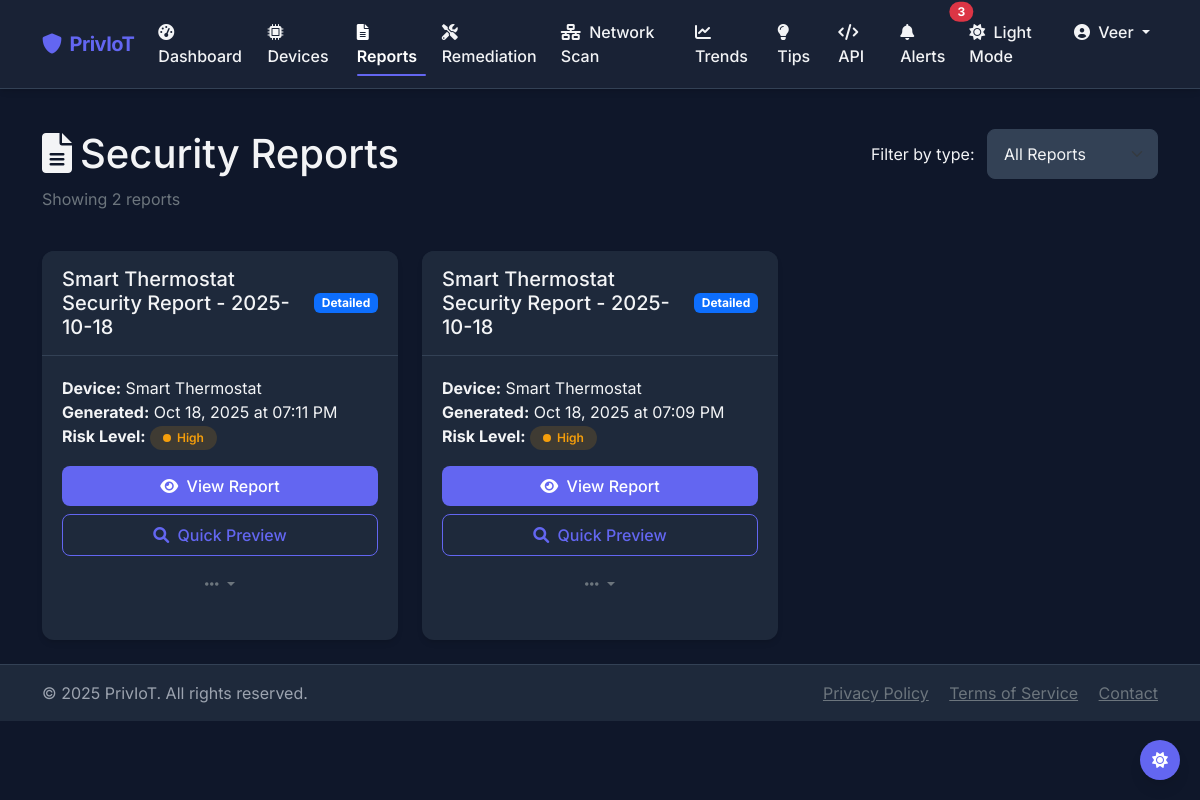
The page /reports (signed in) on the database its author committed.
### models.py (models this page shows, shortened)
class User(UserMixin, db.Model):
    id = db.Column(db.Integer, primary_key=True)
    username = db.Column(db.String(64), unique=True, nullable=False)
    email = db.Column(db.String(120), unique=True, nullable=False)
    password_hash = db.Column(db.String(256), nullable=False)
    role = db.Column(db.String(20), default='user')
    created_at = db.Column(db.DateTime, default=datetime.utcnow)
    last_login = db.Column(db.DateTime)
    is_active = db.Column(db.Boolean, default=True)
    api_key = db.Column(db.String(64), unique=True)
    notification_preferences = db.Column(db.Text)  # JSON string for notification settings
    phone = db.Column(db.String(20))  # For SMS notifications
    devices = db.relationship('Device', backref='owner', lazy='dynamic')
    scans = db.relationship('Scan', backref='user', lazy='dynamic')
    reports = db.relationship('Report', backref='user', lazy='dynamic')

class Report(db.Model):
    id = db.Column(db.Integer, primary_key=True)
    title = db.Column(db.String(100), nullable=False)
    report_type = db.Column(db.String(50))  # detailed, summary, executive
    generated_at = db.Column(db.DateTime, default=datetime.utcnow)
    file_path = db.Column(db.String(255))  # Path to generated file (PDF, etc.)
    file_size = db.Column(db.Integer)  # File size in bytes
    download_count = db.Column(db.Integer, default=0)
    content = db.Column(db.Text)
    scan_id = db.Column(db.Integer, db.ForeignKey('scan.id'), nullable=False)
    user_id = db.Column(db.Integer, db.ForeignKey('user.id'), nullable=False)
    scan = db.relationship('Scan', backref='reports')

class Device(db.Model):
    id = db.Column(db.Integer, primary_key=True)
    name = db.Column(db.String(100), nullable=False)
    device_type = db.Column(db.String(50), nullable=False)
    manufacturer = db.Column(db.String(100))
    model = db.Column(db.String(100))
    firmware_version = db.Column(db.String(50))
    ip_address = db.Column(db.String(15))
    mac_address = db.Column(db.String(17))
    location = db.Column(db.String(100))
    description = db.Column(db.Text)
    created_at = db.Column(db.DateTime, default=datetime.utcnow)
    last_scan_date = db.Column(db.DateTime)
    is_active = db.Column(db.Boolean, default=True)
    tags = db.Column(db.Text)  # JSON string for device tags
    user_id = db.Column(db.Integer, db.ForeignKey('user.id'), nullable=False)
    scans = db.relationship('Scan', backref='device', lazy='dynamic')

class Scan(db.Model):
    id = db.Column(db.Integer, primary_key=True)
    scan_date = db.Column(db.DateTime, default=datetime.utcnow)
    status = db.Column(db.String(20), default='pending')  # pending, running, completed, failed
    security_score = db.Column(db.Float)  # 0-10 score based on CVSS
    privacy_score = db.Column(db.Float)  # 0-10 score
    overall_score = db.Column(db.Float)  # Combined score
    risk_level = db.Column(db.String(20))  # low, medium, high, critical
    scan_data = db.Column(db.Text)
    scan_duration = db.Column(db.Float)  # Duration in seconds
    anomalies_detected = db.Column(db.Integer, default=0)
    device_id = db.Column(db.Integer, db.ForeignKey('device.id'), nullable=False)
    user_id = db.Column(db.Integer, db.ForeignKey('user.id'), nullable=False)
    vulnerabilities = db.relationship('Vulnerability', backref='scan', lazy='dynamic')
    privacy_issues = db.relationship('PrivacyIssue', backref='scan', lazy='dynamic')

### routes.py (the view)
@app.route('/reports')
@login_required
def reports():
    user_reports = Report.query.filter_by(user_id=current_user.id).order_by(Report.generated_at.desc()).all()
    return render_template('reports.html', reports=user_reports)

### templates/reports.html (shortened to what this page needs)
{% extends "layout.html" %}
{% block content %}
<div class="container">
    <div class="row mb-4">
        <div class="col-12">
            <div class="d-flex justify-content-between align-items-center">
                <h1 class="mb-0">
                    <i class="fas fa-file-alt me-2"></i>Security Reports
                </h1>
                <div>
                    <span class="me-2">Filter by type:</span>
                    <select id="reportTypeFilter" class="form-select d-inline-block" style="width: auto;">
                        <option value="all">All Reports</option>
                    </select>
                </div>
            </div>
            <p class="text-muted mt-2">Showing <span id="reportCount">{{ reports|length }}</span> reports</p>
        </div>
    </div>
    <div class="row row-cols-1 row-cols-md-2 row-cols-lg-3 g-4">
        {% if reports %}
            {% for report in reports %}
                <div class="col report-card" data-report-id="{{ report.id }}" data-report-type="{{ report.report_type }}">
                    <div class="card h-100">
                        <div class="card-header d-flex justify-content-between align-items-center">
                            <h5 class="card-title mb-0 report-title">{{ report.title }}</h5>
                            <span class="badge bg-{{ 'primary' if report.report_type == 'detailed' else 'info' if report.report_type == 'summary' else 'secondary' }}">
                                {{ report.report_type|capitalize }}
                            </span>
                        </div>
                        <div class="card-body">
                            <div class="mb-3">
                                <div><strong>Device:</strong> {{ report.scan.device.name }}</div>
                                <div><strong>Generated:</strong> <span class="report-date" data-date="{{ report.generated_at.isoformat() }}">{{ report.generated_at.strftime('%Y-%m-%d %H:%M') }}</span></div>
                                <div>
                                    <strong>Risk Level:</strong>
                                    <span class="badge risk-level risk-level-{{ report.scan.risk_level }}">
                                        {{ report.scan.risk_level|capitalize }}
                                    </span>
                                </div>
                            </div>
                            <div class="d-grid gap-2">
                                <a href="{{ url_for('report_detail', report_id=report.id) }}" class="btn btn-primary">
                                    <i class="fas fa-eye me-1"></i> View Report
                                </a>
                                <button type="button" class="btn btn-outline-primary" onclick="previewReport({{ report.id }})">
                                    <i class="fas fa-search me-1"></i> Quick Preview
                                </button>
                                <div class="btn-group">
                                    <button type="button" class="btn btn-outline-secondary dropdown-toggle" data-bs-toggle="dropdown" aria-expanded="false">
                                        <i class="fas fa-ellipsis-h"></i>
                                    </button>
                                </div>
                            </div>
                        </div>
                    </div>
                </div>
            {% endfor %}
        {% endif %}
    </div>
</div>
<div class="position-fixed bottom-0 end-0 p-3" style="z-index: 11">
</div>
{% endblock %}

### templates/layout.html (shortened to what this page needs)
<!DOCTYPE html>
<html lang="en" data-theme="{{ theme }}">
<head>
    <link href="https://cdn.jsdelivr.net/npm/bootstrap@5.2.3/dist/css/bootstrap.min.css" rel="stylesheet">
    <link rel="stylesheet" href="https://cdnjs.cloudflare.com/ajax/libs/font-awesome/6.0.0/css/all.min.css" />
    <link rel="stylesheet" href="https://cdnjs.cloudflare.com/ajax/libs/animate.css/4.1.1/animate.min.css">
    <link rel="stylesheet" href="{{ url_for('static', filename='css/style.css') }}">
    <link rel="stylesheet" href="{{ url_for('static', filename='css/neumorphic.css') }}">
</head>
<body class="page-transition">
    {% if current_user.is_authenticated %}
    <nav class="navbar navbar-expand-lg navbar-dark">
        <div class="container">
            <a class="navbar-brand" href="{{ url_for('dashboard') }}">
                <i class="fas fa-shield-alt me-2"></i>PrivIoT
            </a>
            <div class="collapse navbar-collapse" id="navbarNav">
                <ul class="navbar-nav me-auto">
                    <li class="nav-item">
                        <a class="nav-link {% if request.path == url_for('dashboard') %}active{% endif %}" href="{{ url_for('dashboard') }}">
                            <i class="fas fa-tachometer-alt me-1"></i> Dashboard
                        </a>
                    </li>
                    <li class="nav-item">
                        <a class="nav-link {% if request.path == url_for('devices') %}active{% endif %}" href="{{ url_for('devices') }}">
                            <i class="fas fa-microchip me-1"></i> Devices
                        </a>
                    </li>
                    <li class="nav-item">
                        <a class="nav-link {% if request.path == url_for('reports') %}active{% endif %}" href="{{ url_for('reports') }}">
                            <i class="fas fa-file-alt me-1"></i> Reports
                        </a>
                    </li>
                    <li class="nav-item">
                        <a class="nav-link {% if request.path == url_for('remediation') %}active{% endif %}" href="{{ url_for('remediation') }}">
                            <i class="fas fa-tools me-1"></i> Remediation
                        </a>
                    </li>
                    <li class="nav-item">
                        <a class="nav-link {% if request.path == url_for('network_scan_page') %}active{% endif %}" href="{{ url_for('network_scan_page') }}">
                            <i class="fas fa-network-wired me-1"></i> Network Scan
                        </a>
                    </li>
                    <li class="nav-item">
                        <a class="nav-link {% if request.path == url_for('trends_page') %}active{% endif %}" href="{{ url_for('trends_page') }}">
                            <i class="fas fa-chart-line me-1"></i> Trends
                        </a>
                    </li>
                    <li class="nav-item">
                        <a class="nav-link {% if request.path == url_for('security_tips') %}active{% endif %}" href="{{ url_for('security_tips') }}">
                            <i class="fas fa-lightbulb me-1"></i> Tips
                        </a>
                    </li>
                    <li class="nav-item">
                        <a class="nav-link {% if request.path == url_for('api_docs') %}active{% endif %}" href="{{ url_for('api_docs') }}">
                            <i class="fas fa-code me-1"></i> API
                        </a>
                    </li>
                </ul>
                <ul class="navbar-nav ms-auto">
                    <li class="nav-item">
                        <a href="{{ url_for('alerts') }}" class="nav-link position-relative">
                            <i class="fas fa-bell me-1"></i> Alerts
                            <span class="position-absolute top-0 start-100 translate-middle badge rounded-pill bg-danger">
                                {{ alerts_count if alerts_count else "0" }}
                            </span>
                        </a>
                    </li>
                    <li class="nav-item">
                        <a href="{{ url_for('toggle_theme') }}" class="nav-link" id="themeToggleLink">
                            {% if theme == 'light' %}
                            <i class="fas fa-moon me-1"></i> Dark Mode
                            {% else %}
                            <i class="fas fa-sun me-1"></i> Light Mode
                            {% endif %}
                        </a>
                    </li>
                    <li class="nav-item dropdown">
                        <a class="nav-link dropdown-toggle" href="#" id="userDropdown" role="button" data-bs-toggle="dropdown" aria-expanded="false">
                            <i class="fas fa-user-circle me-1"></i> {{ current_user.username }}
                        </a>
                    </li>
                </ul>
            </div>
        </div>
    </nav>
    {% endif %}
    <main class="py-4">
        {% block content %}{% endblock %}
    </main>
    <footer class="footer mt-auto py-3">
        <div class="container">
            <div class="row">
                <div class="col-md-6">
                    <p class="mb-0">&copy; 2025 PrivIoT. All rights reserved.</p>
                </div>
                <div class="col-md-6 text-md-end">
                    <a href="#" class="text-muted me-3">Privacy Policy</a>
                    <a href="#" class="text-muted me-3">Terms of Service</a>
                    <a href="#" class="text-muted">Contact</a>
                </div>
            </div>
        </div>
    </footer>
    <div class="theme-toggle" id="themeToggle" title="Toggle theme">
        <i class="fas {% if theme == 'light' %}fa-moon{% else %}fa-sun{% endif %}"></i>
    </div>
</body>
</html>

### rows shown on the page
User: username "Veer"
Report: title "Smart Thermostat Security Report - 2025-10-18", report_type "Detailed", scan.device.name "Smart Thermostat", scan.risk_level "High"
Report: title "Smart Thermostat Security Report - 2025-10-18", report_type "Detailed", scan.device.name "Smart Thermostat", scan.risk_level "High"

### other values the page prints
{{ alerts_count if alerts_count else "0" }} "3"
{{ reports|length }} "2"
